Frame 1 (no input): blank canvas, image omitted
Frame 60 (the mouse pressed at the canvas centre just before this capture): blank canvas, image omitted
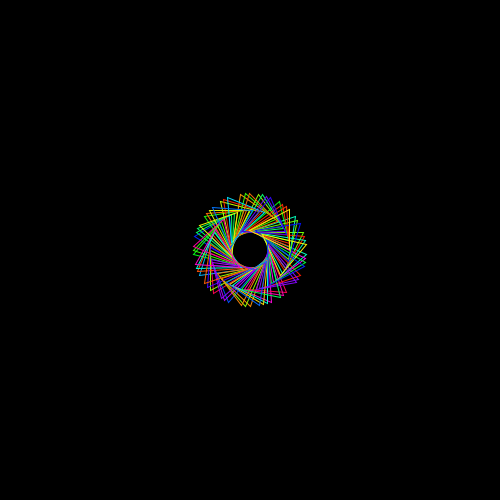
Frame 120 (the mouse held since frame 60 and released just before this capture)

The Processing sketch whose frames 1 and 60 were blank and that drew this single picture after the mouse press (run headless with seeded random() and noise(); from frame 60 on, the mouse is pressed at the canvas centre):

// Processing sketch: processing_75896
// ── processing_75896.pde

float angle;
float angleIncriment;
float radius;
int colorCounter;
float colour;

float size = 40;


void setup() {
  background(0);
  colorMode(HSB);
  size(500, 500);
  noFill();

  angle = 1;
  angleIncriment = 5/PI;
  radius = 0;
}

void draw() {




  if (colorCounter == 0) {
    stroke(0, 0, 255);
  }
  if (colorCounter == 1) {
    stroke(70, 250, 250);
  }
  if (colorCounter == 2) {
    stroke(100, 250, 250);
  }
  if (colorCounter == 3) {
    stroke(150, 250, 250);
  }
  if (colorCounter == 4) {
    stroke(150, 250, 250);
  }





  if (mousePressed == true) {


    angle += angleIncriment;

    colour = random(0, 255);
    stroke(colour, 250, 250);


    pushMatrix();
    translate(mouseX, mouseY);
    rotate(angle);
    angle++;

    triangle(0, size, size/2, 0, size, size);
    popMatrix();
    //    size+=0.25;


    //  radius+= 2;
  }
}


void keyPressed() {
  radius = 0;
}
